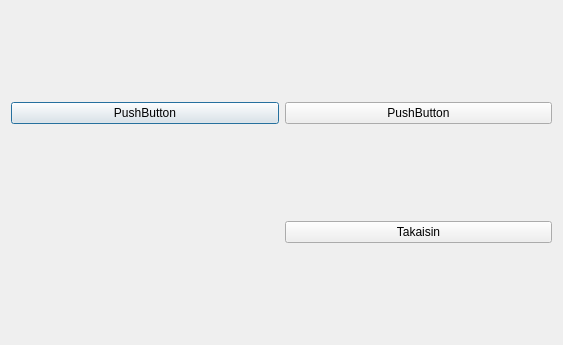
<?xml version="1.0" encoding="UTF-8"?>
<ui version="4.0">
 <class>tilit</class>
 <widget class="QDialog" name="tilit">
  <property name="geometry">
   <rect>
    <x>0</x>
    <y>0</y>
    <width>563</width>
    <height>345</height>
   </rect>
  </property>
  <property name="windowTitle">
   <string>Dialog</string>
  </property>
  <layout class="QGridLayout" name="gridLayout_2">
   <item row="0" column="0">
    <widget class="QPushButton" name="btn_tili_1">
     <property name="text">
      <string>PushButton</string>
     </property>
    </widget>
   </item>
   <item row="0" column="2">
    <layout class="QGridLayout" name="gridLayout">
     <item row="0" column="0">
      <widget class="QPushButton" name="btn_tili_2">
       <property name="text">
        <string>PushButton</string>
       </property>
      </widget>
     </item>
    </layout>
   </item>
   <item row="2" column="2">
    <widget class="QPushButton" name="btn_takaisin">
     <property name="text">
      <string>Takaisin</string>
     </property>
    </widget>
   </item>
  </layout>
 </widget>
 <resources/>
 <connections/>
</ui>
